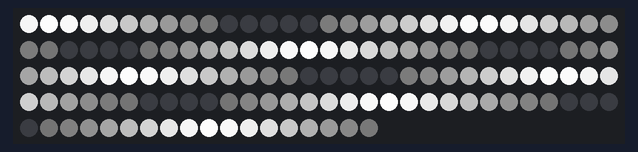
Bench run of a sketch on a simulated Arduino Uno, built with avr-gcc and run on an emulated ATmega328P. On the bench: 138 RGB LEDs in strip order, left to right, continuing on the next row.

Above: at 2.15 s.
At 5.5 s:
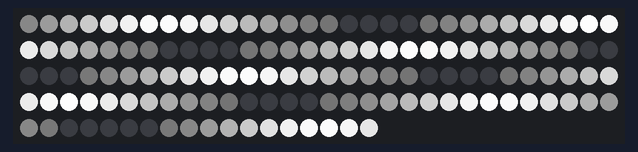
At 10.67 s:
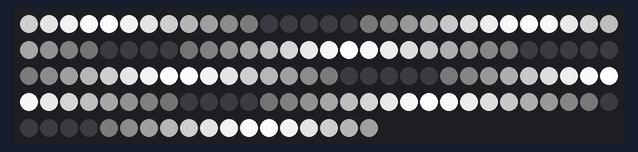
At 20.7 s:
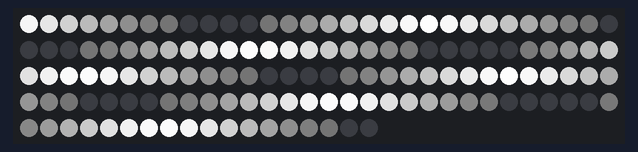
At 30.12 s:
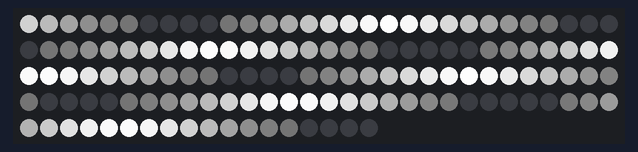
At 39.55 s:
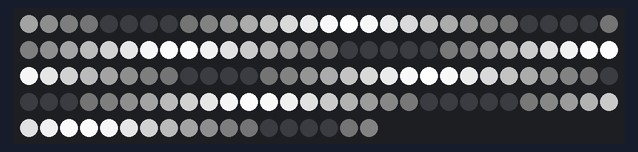

The sketch:

hardware-test.ino
```cpp
/// @file    hardware-test.ino
/// @brief   Hardware test firmware (WS2815 chain, SP803E controller)
/// @see     docs/ELECTRONICS_GUIDE.md section 6

#include <FastLED.h>

// Gamma lookup table (copied from andetag-nafas helpers.h)
const uint8_t PROGMEM gamma8[] = {
    0,  0,  0,  0,  0,  0,  0,  0,  0,  0,  0,  0,  0,  0,  0,  0,
    0,  0,  0,  0,  0,  0,  0,  0,  0,  0,  0,  0,  1,  1,  1,  1,
    1,  1,  1,  1,  1,  1,  1,  1,  1,  2,  2,  2,  2,  2,  2,  2,
    2,  3,  3,  3,  3,  3,  3,  3,  4,  4,  4,  4,  4,  5,  5,  5,
    5,  6,  6,  6,  6,  7,  7,  7,  7,  8,  8,  8,  9,  9,  9, 10,
   10, 10, 11, 11, 11, 12, 12, 13, 13, 13, 14, 14, 15, 15, 16, 16,
   17, 17, 18, 18, 19, 19, 20, 20, 21, 21, 22, 22, 23, 24, 24, 25,
   25, 26, 27, 27, 28, 29, 29, 30, 31, 32, 32, 33, 34, 35, 35, 36,
   37, 38, 39, 39, 40, 41, 42, 43, 44, 45, 46, 47, 48, 49, 50, 50,
   51, 52, 54, 55, 56, 57, 58, 59, 60, 61, 62, 63, 64, 66, 67, 68,
   69, 70, 72, 73, 74, 75, 77, 78, 79, 81, 82, 83, 85, 86, 87, 89,
   90, 92, 93, 95, 96, 98, 99,101,102,104,105,107,109,110,112,114,
  115,117,119,120,122,124,126,127,129,131,133,135,137,138,140,142,
  144,146,148,150,152,154,156,158,160,162,164,167,169,171,173,175,
  177,180,182,184,186,189,191,193,196,198,200,203,205,208,210,213,
  215,218,220,223,225,228,231,233,236,239,241,244,247,249,252,255 };

// Set to the number of pixels in the data path under test (see guide, Test 6).
#define NUM_LEDS 138  // ANDRUM4, largest single frame
#define DATA_PIN 16  // SP803E data pin (guide section 2)

// Frame cap, matches andetag-nafas production firmware
#define TARGET_FPS 60
#define FRAME_TIME (1000 / TARGET_FPS)

// One full wave traversal across the strip
#define WAVE_CYCLE_MS 4500

// cos8 argument step per pixel (256 = one spatial wavelength)
#define WAVE_SPATIAL 12

CRGB leds[NUM_LEDS];
unsigned long lastMillis = 0;

void setup() {
	delay(2000);
	FastLED.addLeds<WS2815, DATA_PIN, GRB>(leds, NUM_LEDS);
}

void loop() {
	if (millis() - lastMillis < FRAME_TIME) {
		return;
	}
	lastMillis = millis();

	uint16_t travel = ((millis() % WAVE_CYCLE_MS) * 256) / WAVE_CYCLE_MS;

	for (uint16_t i = 0; i < NUM_LEDS; i++) {
		uint8_t wave = 255 - cos8(i * WAVE_SPATIAL + travel);
		uint8_t brightness = pgm_read_byte(&gamma8[wave]);
		leds[i] = CRGB(brightness, brightness, brightness);
	}

	FastLED.show();
}
```
